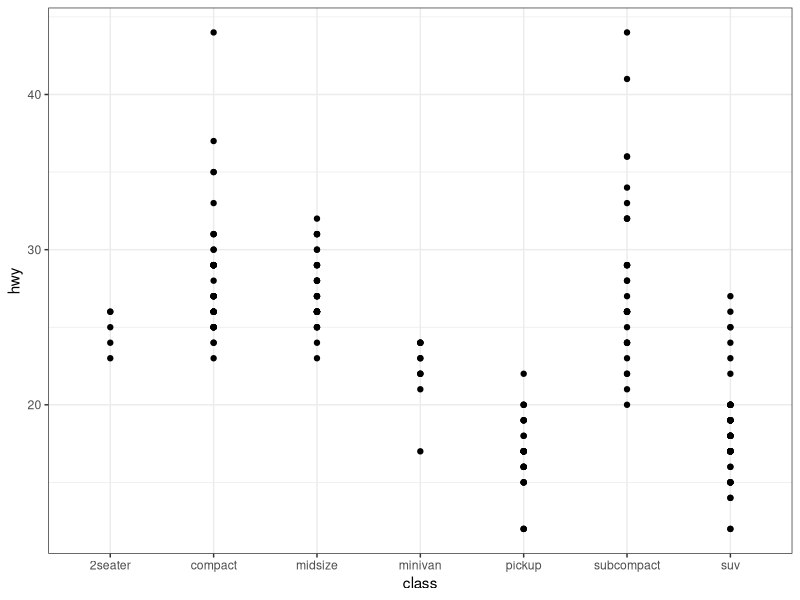
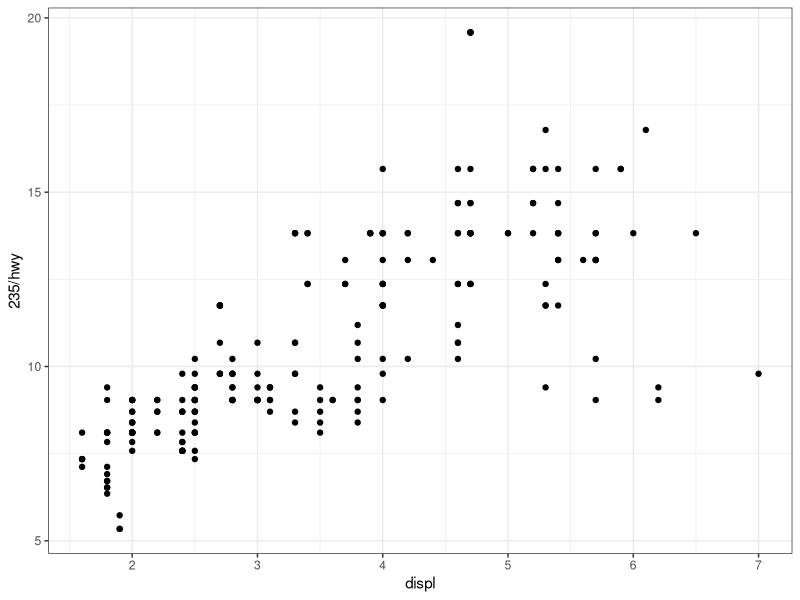
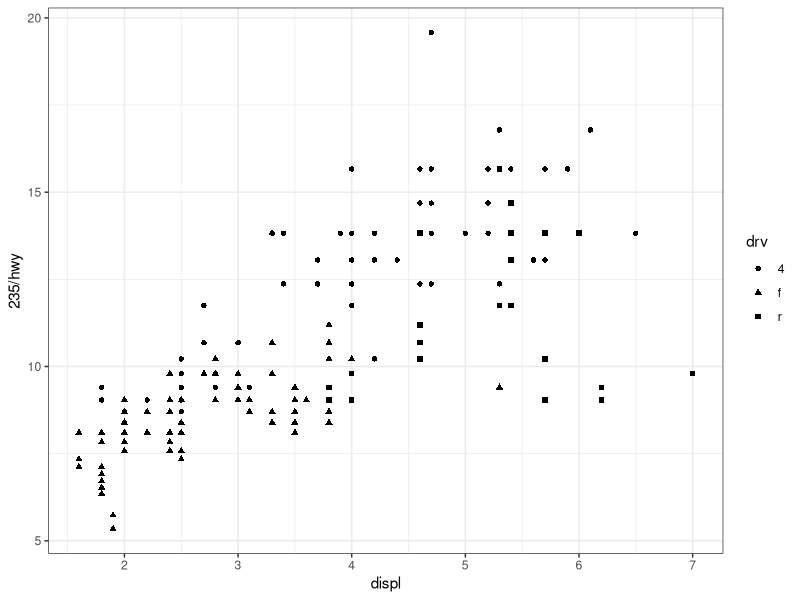
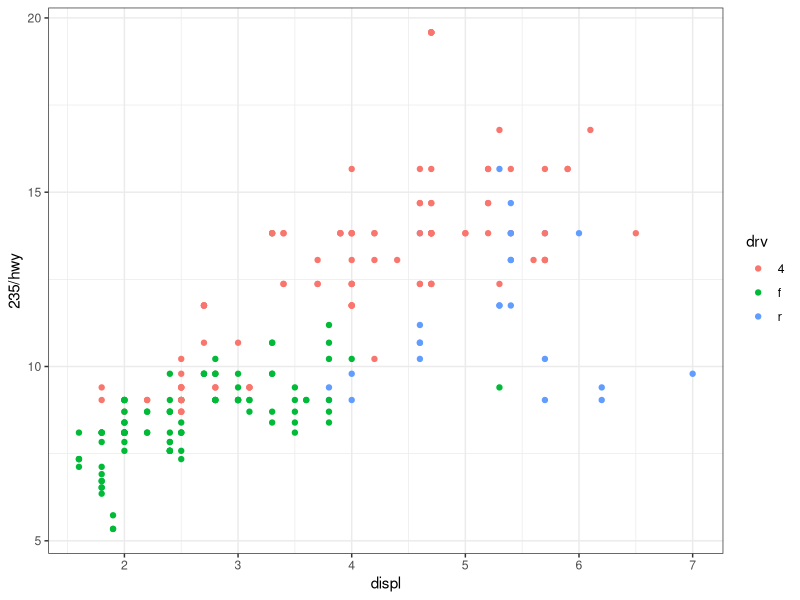
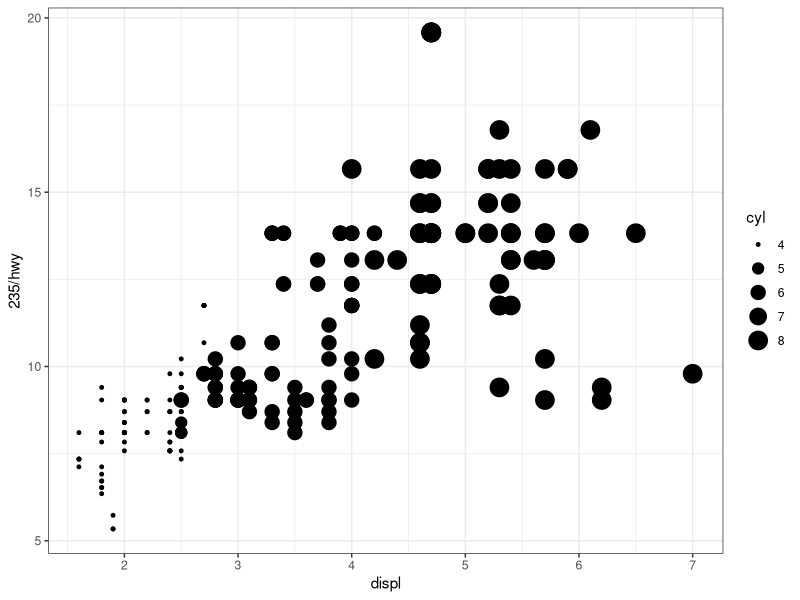
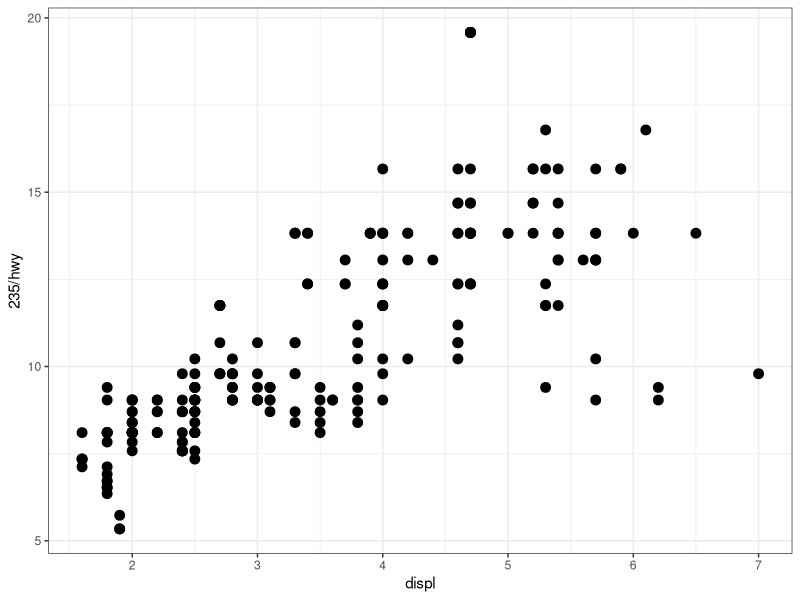
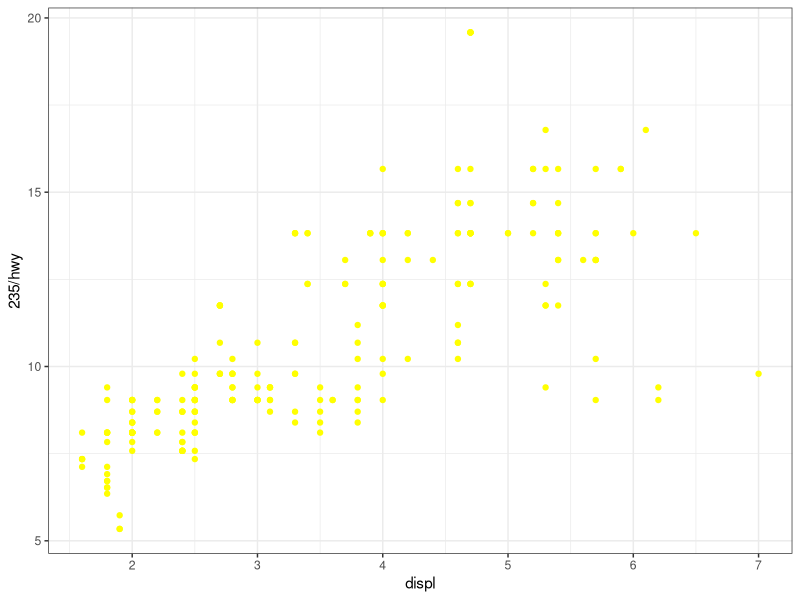
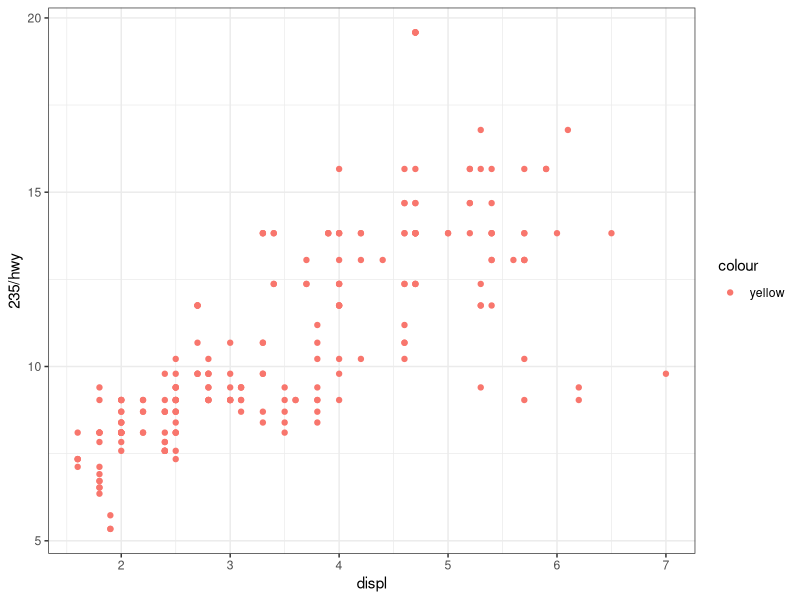

Write the R code that produced these figures, in order.
library(tidyverse)
theme_set(theme_bw())

#' # Caption
#'
#' ## Subcaption
#'
#' This is **bold** and *emphasized* text.

mpg_plot <- ggplot(data = mpg)

# Basic scatterplot
simple_scatter_plot <-
  mpg_plot + # comment
  geom_point(mapping = aes(x = class, y = hwy))

simple_scatter_plot

mpg_plot +
  geom_point(
    mapping = aes(x = displ, y = 235 / hwy)
  )

mpg_plot +
  geom_point(
    mapping = aes(x = displ, y = 235 / hwy, shape = drv)
  )

mpg_plot +
  geom_point(
    mapping = aes(x = displ, y = 235 / hwy, color = drv)
  )

mpg_plot +
  geom_point(
    mapping = aes(x = displ, y = 235 / hwy, size = cyl)
  )

mpg_plot +
  geom_point(
    mapping = aes(x = displ, y = 235 / hwy), size = 3
  )

mpg_plot +
  geom_point(
    mapping = aes(x = displ, y = 235 / hwy),
    color = "yellow"
  )

mpg_plot +
  geom_point(
    mapping = aes(x = displ, y = 235 / hwy, color = "yellow")
  )

# Error: A continuous variable can not be mapped to shape
if (FALSE) {
mpg_plot +
  geom_point(
    mapping = aes(x = displ, y = hwy, shape = year)
  )
}

mpg_plot +
  geom_point(
    mapping = aes(x = displ, y = hwy, shape = factor(year))
  )
